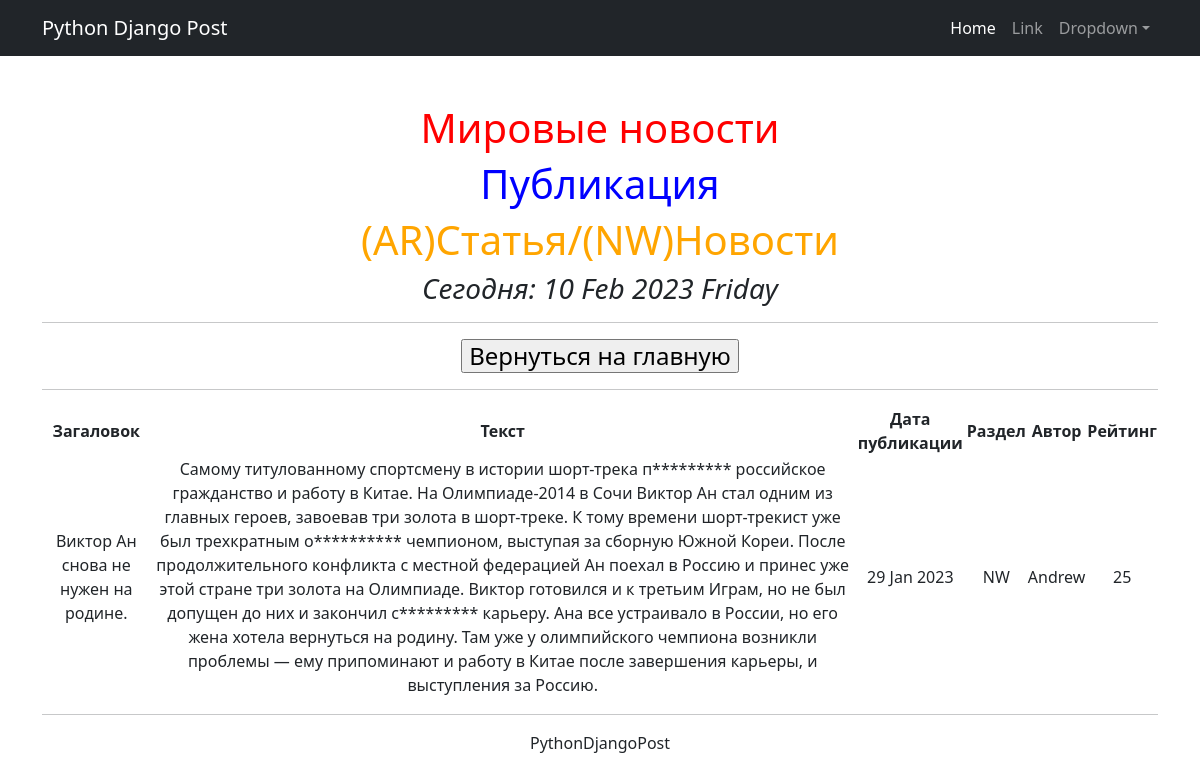
The app's page /articles/news/1 with its own data.
### newsportal/models.py (models this page shows, shortened)
class Post(models.Model):
    author = models.ForeignKey(Author, on_delete=models.CASCADE)
    NEWS = 'NW'
    ARTICLE = 'AR'
    CATEGORY_CHOICES = (
        (NEWS, 'Новости'),
        (ARTICLE, 'Статья'),
    )
    categoryType = models.CharField(max_length=2, choices=CATEGORY_CHOICES, default=ARTICLE)
    dateCreation = models.DateTimeField(auto_now_add=True)
    postCategory = models.ManyToManyField(Category, through='PostCategory')
    title = models.CharField(max_length=128)
    text = models.TextField()
    rating = models.SmallIntegerField(default=0)

class Author(models.Model):
    authorUser = models.OneToOneField(User, on_delete=models.CASCADE)
    ratingAuthor = models.SmallIntegerField(default=0)

### newsportal/views.py (the view)
# urls.py: path('<int:pk>', NewsDetail.as_view(), name='post_detail'),
class NewsDetail(DetailView):
    model = Post
    template_name = 'selected_news.html'
    context_object_name = 'selected_news'
    def get_context_data(self, **kwargs):
        context = super().get_context_data(**kwargs)
        context['time_now'] = datetime.utcnow()
        context['next_sale'] = None
        return context

### newsportal/templatetags/custom_filters.py (called while the page is built)
@register.filter()
def censor(value):
   forbwords = ['припомнили', 'олимпийским', 'спортивную', 'победителю', 'лучшей', 'витамины', 'добавки', 'товары', 'поощрение', 'денежного', 'поведению', 'неправильном']
   if not isinstance(value, str):
      raise TypeError(f"Некорректный набор: '{type(value)}'Введите строковое значение")
   for word in value.split():
      if word.lower() in forbwords:
         value = value.replace(word, f"{word[0]}{'*' * (len(word) - 1)}")
   return value

### newsportal/templatetags/custom_tags.py (called while the page is built)
@register.simple_tag()
def current_time(format_string='%b %d %Y'):
   return datetime.utcnow().strftime(format_string)

### templates/selected_news.html (shortened to what this page needs)
{% extends 'flatpages/default.html' %}
{% load custom_filters %}
{% load custom_tags %}
{% block content %}
<h1><font color="red">Мировые новости</font></h1>
<h1><font color="blue">Публикация</font></h1>
<h1><font color="orange">(AR)Статья/(NW)Новости</font></h1>
<h3><i>Сегодня: {% current_time '%d %b %Y %A' %}</i></h3>
<hr>
    <h4>
    <form><a href="{% url 'news_list' %}"><input type="button" value="Вернуться на главную" /></a></form>
    </h4>
<hr>
    <table>
        <tr>
            <td><b>Загаловок</b></td>
            <td><b>Текст</b></td>
            <td><b>Дата публикации</b></td>
            <td><b>Раздел</b></td>
            <td><b>Автор</b></td>
            <td><b>Рейтинг</b></td>
        <tr>
        <tr>
            <td>{{ selected_news.title|censor }}</td>
            <td>
                <div align="center">{{ selected_news.text|censor }}</div>
            </td>
            <td>{{ selected_news.dateCreation|date:'d M Y ' }}</td>
            <td>{{ selected_news.categoryType }}</td>
            <td>{{ selected_news.author.authorUser }}</td>
            <td>{{ selected_news.rating }}</td>
        </tr>
    </table>
<hr>
    <h7>PythonDjangoPost</h7>
{% endblock content %}

### records on screen
Post: title|censor "Виктор Ан снова не нужен на родине.", text|censor "Самому титулованному спортсмену в истории шорт-трека п********* российское гражданство и работу в Китае. На Олимпиаде-2014 в Сочи Виктор Ан стал одним из главных героев, завоевав три золота в шорт-треке. К тому времени шорт-трекист уже был трехкратным о********** чемпионом, выступая за сборную Южной Кореи. После продолжительного конфликта с местной федерацией Ан поехал в Россию и принес уже этой стране три золота на Олимпиаде. Виктор готовился и к третьим Играм, но не был допущен до них и закончил с********* карьеру. Ана все устраивало в России, но его жена хотела вернуться на родину. Там уже у олимпийского чемпиона возникли проблемы — ему припоминают и работу в Китае после завершения…", dateCreation "29 Jan 2023", categoryType "NW", author.authorUser "Andrew", rating "25"
